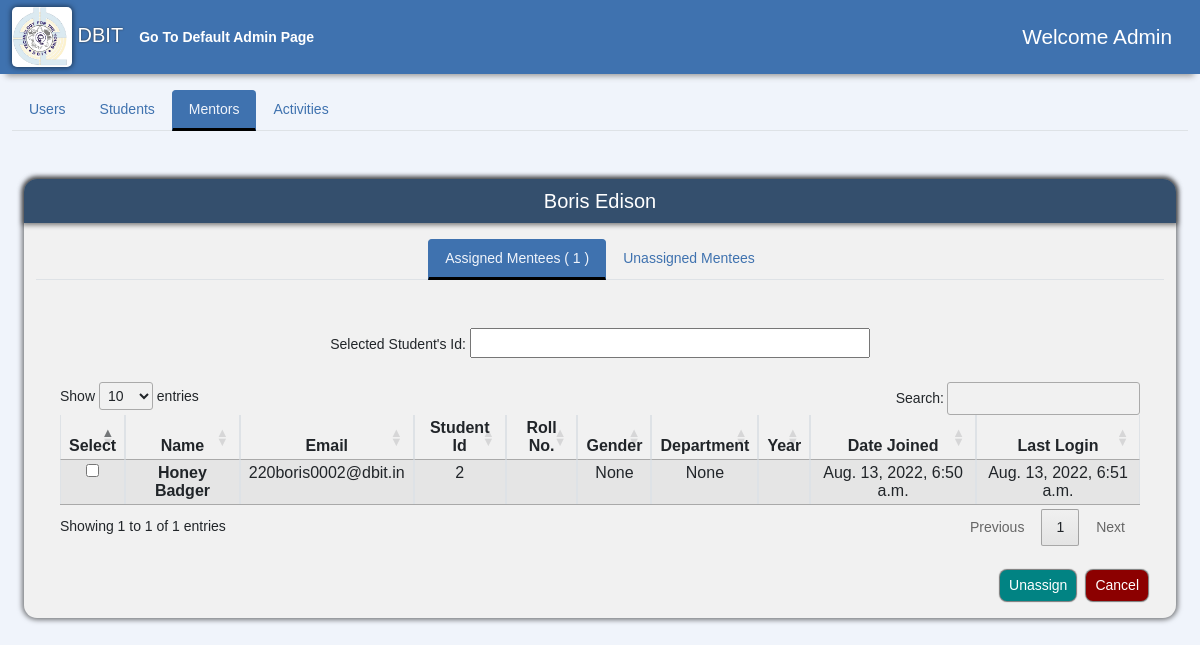
The page /AdminPage/assigned/1 (signed in) on the database its author committed.
### accounts/models.py (models this page shows, shortened)
class MentorProfile(models.Model):
    gender_choices = [
        ('Male', 'Male'),
        ('Female', 'Female'),
    ]
    branch_choices = [
        ('Computer Engineering', 'Computer Engineering'),
        ('Electronics and Telecommunication Engineering',
         'Electronics and Telecommunication Engineering'),
        ('Information Technology', 'Information Technology'),
        ('Mechanical Engineering', 'Mechanical Engineering'),
    ]
    Blood_grp_choices = [
        ('A+', 'A+'),
        ('B+', 'B+'),
        ('O+', 'O+'),
        ('AB+', 'AB+'),
        ('A-', 'A-'),
        ('B-', 'B-'),
        ('O-', 'O-'),
        ('AB-', 'AB-'),
    ]
    user = models.OneToOneField(User, on_delete=models.CASCADE)
    DateofBirth = models.DateField(max_length=50, null=True)
    Gender = models.CharField(max_length=50, null=True, choices=gender_choices)
    Blood_grp = models.CharField(
        max_length=50, null=True, choices=Blood_grp_choices)
    Branch = models.CharField(max_length=70, null=True, choices=branch_choices)
    Address = models.TextField(max_length=250, null=True)
    City = models.CharField(max_length=50, null=True)
    State = models.CharField(max_length=50, null=True, default='Maharashtra')
    Country = models.CharField(max_length=50, null=True, default='India')
    religion = models.CharField(max_length=50, null=True)
    mother_tongue = models.CharField(max_length=50, null=True)
    qualification = models.CharField(max_length=50, null=True)
    DateofJoining = models.DateField(max_length=50, null=True)

class User(AbstractUser):
    usr_id = models.CharField(max_length=50, unique=True)
    username = None
    email = models.EmailField(max_length=255, unique=True)
    created_on = models.DateTimeField(auto_now_add=True)
    is_active = models.BooleanField(default=True)
    is_staff = models.BooleanField(default=False)
    is_superuser = models.BooleanField(default=False)
    first_name = models.CharField(max_length=50, null=True)
    last_name = models.CharField(max_length=50, null=True)
    middle_name = models.CharField(max_length=50, null=True)
    phone = models.CharField(max_length=10, null=True, blank=True)
    profile_img = models.ImageField(
        default='logo.png', null=True, blank=True, upload_to='images/')
    USERNAME_FIELD = 'email'
    REQUIRED_FIELDS = ['usr_id', ]
    objects = CustomUserManager()

class StudentProfile(models.Model):
    gender_choices = [
        ('Male', 'Male'),
        ('Female', 'Female'),
    ]
    branch_choices = [
        ('Computer Engineering', 'Computer Engineering'),
        ('Electronics and Telecommunication Engineering',
         'Electronics and Telecommunication Engineering'),
        ('Information Technology', 'Information Technology'),
        ('Mechanical Engineering', 'Mechanical Engineering'),
    ]
    Blood_grp_choices = [
        ('A+', 'A+'),
        ('B+', 'B+'),
        ('O+', 'O+'),
        ('AB+', 'AB+'),
        ('A-', 'A-'),
        ('B-', 'B-'),
        ('O-', 'O-'),
        ('AB-', 'AB-'),
    ]
    user = models.OneToOneField(User, on_delete=models.CASCADE)
    DateofBirth = models.DateField(max_length=50, null=True)
    Gender = models.CharField(max_length=50, null=True, choices=gender_choices)
    Blood_grp = models.CharField(
        max_length=50, null=True, choices=Blood_grp_choices)
    Branch = models.CharField(max_length=70, null=True, choices=branch_choices)
    Address = models.TextField(max_length=250, null=True)
    State = models.CharField(max_length=50, null=True)
    City = models.CharField(max_length=50, null=True)
    Country = models.CharField(max_length=50, null=True)
    religion = models.CharField(max_length=50, null=True)
    mother_tongue = models.CharField(max_length=50, null=True)
    is_assigned=models.BooleanField(default=False)
    def __str__(self):
        return str(self.user.email + ' => ' + self.user.first_name)

### AdminPage/views.py (the view, shortened to what this page needs)
# urls.py: path('assigned/<str:usr_id>', views.Assigned, name= 'admin-assigned'),
@login_required(login_url='Login')
def Assigned(request,usr_id):
    if request.user.is_superuser:
        mentee_list = []
        for mentee in Mentor_assign.objects.filter(Mentor__user__usr_id=usr_id):
            mentee_list.append(mentee.Mentee)
        print(mentee_list)
        mentor = MentorProfile.objects.get(user__usr_id=usr_id)
        context={'mentor':mentor,'mentee_list':mentee_list}
        return render(request,'AdminPage/admin-assign-assigned.html',context)
    else:
        return HttpResponse("You are not authorized to view this page")

### AdminPage/templates/AdminPage/admin-assign-assigned.html (shortened to what this page needs)
{% extends "admin-assign.html" %}
{% load static %}
{% block assignedTabButton %}
<button class="nav-link active" id="nav-assigned-tab" onClick="window.location.href='{% url 'admin-assigned' mentor.user.usr_id %}'" data-bs-toggle="tab" data-bs-target="#nav-assigned" type="button" role="tab" aria-controls="nav-assigned-tab"
aria-selected="false">
Assigned Mentees ( {{mentee_list|length}} )
</button>
{% endblock %}
{% block assignedTabContent %}
<form method="POST" >
<center>Selected Student's Id: <input type='text' style="font-size: 14pt; height: 30px; width:400px; " id='mentee_selected' readonly name='mentees'/>
<div class="tab-pane fade active show" id="nav-unassigned" role="tabpanel" aria-labelledby="nav-unassigned-tab">
    <div class="table-div m-4 mt-4 mb-4">
      <table class="table table-striped table-bordered" style="widows: 100%;" id="student-table">
        <thead>
          <tr>
            <th scope="col" class="px-2 py-1 text-center">Select</th>
            <th scope="col" class="px-2 py-1 text-center">Name</th>
            <th scope="col" class="px-2 py-1 text-center">Email</th>
            <th scope="col" class="px-2 py-1 text-center">Student Id</th>
            <th scope="col" class="px-2 py-1 text-center">Roll No.</th>
            <th scope="col" class="px-2 py-1 text-center">Gender</th>
            <th scope="col" class="px-2 py-1 text-center">Department</th>
            <th scope="col" class="px-2 py-1 text-center">Year</th>
            <th scope="col" class="px-2 py-1 text-center">Date Joined</th>
            <th scope="col" class="px-2 py-1 text-center">Last Login</th>
          </tr>
        </thead>
        <tbody id="myTable">
          {% for mentee in mentee_list %}
          <tr>
            <td class="px-2 py-1 text-center">
              <span class="mb-3">
                <input type="checkbox" value="{{ mentee.user.usr_id }}" class="chkvalues" name="mentee_list" id="select-mentee">
              </span>
            </td>
            <th scope="row" class="px-2 py-1 text-center">{{ mentee.user.first_name }} {{ mentee.user.last_name }}</th>
            <td class="px-2 py-1 text-center">{{ mentee.user.email }}</td>
            <td class="px-2 py-1 text-center">{{ mentee.user.usr_id }}</td>
            <td class="px-2 py-1 text-center">{{ mentee.studentdetails.current_rollNo }}</td>
            <td class="px-2 py-1 text-center">{{ mentee.Gender }}</td>
            <td class="px-2 py-1 text-center">{{ mentee.Branch }}</td>
            <td class="px-2 py-1 text-center">{{ mentee.studentdetails.current_year }}</td>
            <td class="px-2 py-1 text-center">{{ mentee.user.date_joined }}</td>
            <td class="px-2 py-1 text-center">{{ mentee.user.last_login }}</td>
          </tr>
          {% endfor %}
        </tbody>
      </table>
    </div>
    <div class="d-flex align-items-center justify-content-center m-3">
      <button type="submit" name="btn-show" id="assign-btn" class="btn btn-sm update-btn ms-auto" style="width: auto; border-radius: 7px; background-color: #018383; color: white; box-shadow: 0 0 1px 1px rgba(0, 0, 0, 0.5);">
        Unassign
      </button>
      <button type="button" name="btn-show" id="cancel-btn" class="btn btn-sm cancel-btn" onClick="window.location.href='{% url 'admin-mentor' %}'"
        style="width: auto; margin-left: 10px; border-radius: 7px; background-color: #8C0000; color: white; box-shadow: 0 0 1px 1px rgba(0, 0, 0, 0.5);">
        Cancel
      </button>
    </div>
  </div>
</form>
{% endblock %}

### templates/admin-assign.html (shortened to what this page needs)
{% extends "admin.html" %}
{% load static %}
{% block mentorTabButton %}
<button class="nav-link active" id="nav-mentors-tab" onclick="window.location.href = '{% url 'admin-mentor' %}';" data-bs-toggle="tab" data-bs-target="#nav-mentors" type="button" role="tab" aria-controls="nav-mentors-tab" aria-selected="true">
  Mentors
</button>
{% endblock %}
{% block mentorTabContent %}
<div class="tab-pane fade active show" id="nav-mentors" role="tabpanel" aria-labelledby="nav-mentors-tab">
  <div class="container-fluid mb-5">
    <div class="sidebar flex-shrink-0 dashboard-navigation">
       <div class="sidebar-heading d-flex align-items-center justify-content-center">
      <h5>{{mentor.user.first_name}} {{mentor.user.last_name}} </h5>
       </div>
      <div class="mt-3 container-fluid">
        <nav class="">
          <div class="nav nav-tabs d-flex align-items-center justify-content-center" id="nav-tab" role="tablist">
            {% block assignedTabButton %}{% endblock %}
            {% block unassignedTabButton %}
            <button class="nav-link" id="nav-unassigned-tab" onClick="window.location.href='{% url 'admin-unassigned' mentor.user.usr_id %}'" data-bs-toggle="tab" data-bs-target="#nav-unassigned" type="button" role="tab" aria-controls="nav-unassigned-tab"
              aria-selected="false">
              Unassigned Mentees
            </button>
            {% endblock %}
          </div>
        </nav>
        <div class="tab-content mt-5" id="nav-tabContent">
          {% block assignedTabContent %}
          {% endblock %}
        </div>
      </div>
    </div>
  </div>
</div>
{% endblock %}

### MPT/static/css/admin.css (style rules this page uses)
.nav-link { color: var(--navbar-bg); text-decoration: none; transition: color 0.3s ease; }
.nav-tabs .nav-item.show .nav-link, .nav-tabs .nav-link.active { color: var(--body-bg); background-color: var(--navbar-bg); border-color: var(--navbar-bg) var(--navbar-bg) var(--text-body); }
.nav-tabs .nav-link { border-bottom: 3px solid transparent; }
.sidebar-heading { height: 5.5vh; background-color: #344F6D; color: white; border-radius: 13px 13px 0 0; box-shadow: 0 0 5px 2px rgba(0, 0, 0, 0.5); }
.sidebar { background-color: #F1F1F1; border-radius: 13px; box-shadow: 0 0 5px 2px rgba(0, 0, 0, 0.5); margin: 10px 0; margin-top: 5.5vh; padding-bottom: 1px; }
.table-div { overflow-x: auto; }

### MPT/static/css/global.css (style rules this page uses)
:root { --nord-0: #2e3440; --nord-1: #3b4252; --nord-2: #434c5e; --nord-3: #4c566a; --nord-4: #d8dee9; --nord-5: #e5e9f0; --nord-6: #eceff4; --nord-7: #8fbcbb; --nord-8: #88c0d0; --nord-9: #81a1c1; --nord-10: #5e81ac; --nord-11: #bf616a; --nord-12: #d08770; --nord-13: #ebcb8b; --nord-14: #a3be8c; --nord-15: #b48ead; --body-bg: #F0F4FB; --navbar-bg: #3F72AF; --btn-bg: #112D4E; --content-bg: #DBE2EF; --text-component: #FFFFFF; --text-body: #000000; }
body { background-color: var(--body-bg); font-size: .875rem; font-family: Arial, Helvetica, sans-serif; overflow-x: hidden; }
h5 { margin-bottom: 0; }

### rows shown on the page
MentorProfile: user.first_name "Boris", user.last_name "Edison"
StudentProfile: user.first_name "Honey", user.last_name "Badger", user.email "220boris0002@dbit.in", user.usr_id "2", Gender "None", Branch "None", user.date_joined "Aug. 13, 2022, 6:50 a.m.", user.last_login "Aug. 13, 2022, 6:51 a.m."

### other values the page prints
{{ mentee_list|length }} "1"
